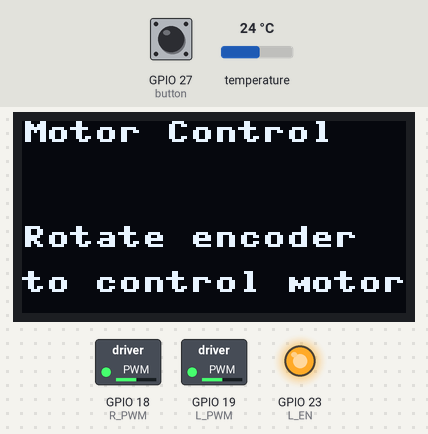
Bench run of a program on a simulated ESP32 board running MicroPython. On the bench: 128×64 one-colour display, switched loads named in the program (green lamp = pin HIGH), output pins drawn as LEDs (lit = HIGH). The inputs (shaded band) are chosen by the test bench; at power-on: GPIO 27 (button) HIGH, temperature 24 °C. Library files of the repository ran but are not shown: ssd1306.py; pins used as bus, display or sensor lines are not drawn.

Above: at 3.3 s.
3.4 s: GPIO 27 (button) pulled LOW for 3.2 s
At 7.2 s:
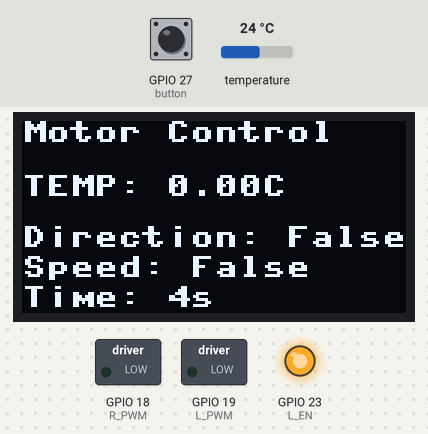
14.5 s: temperature set to 12 °C
At 24.2 s:
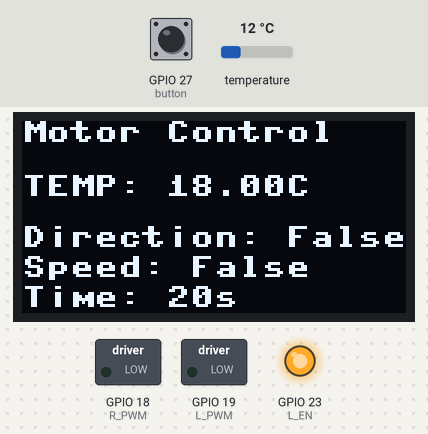
24.5 s: GPIO 27 (button) pulled LOW for 0.15 s
At 25.2 s:
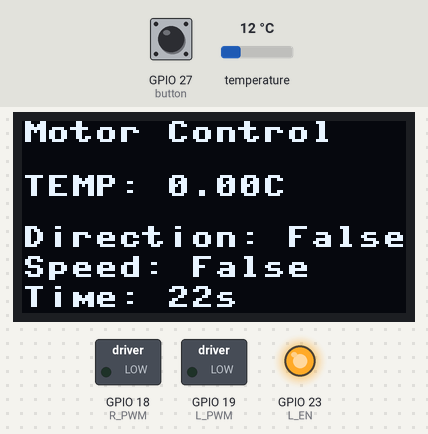
34.5 s: temperature set to 19 °C
At 44.3 s:
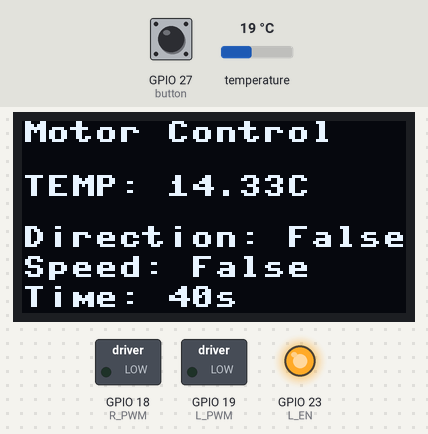
44.6 s: temperature set to 28 °C
At 54.1 s:
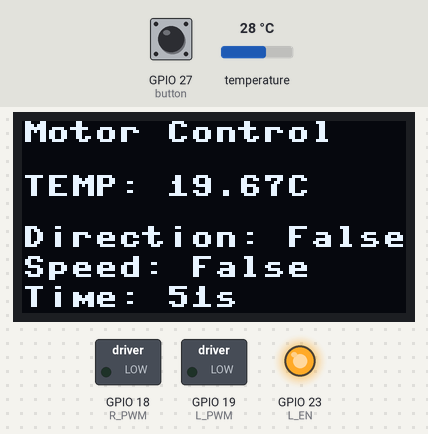
Timing chart, 0 to 55.6 s (numbered marks = the images above; inputs shaded):
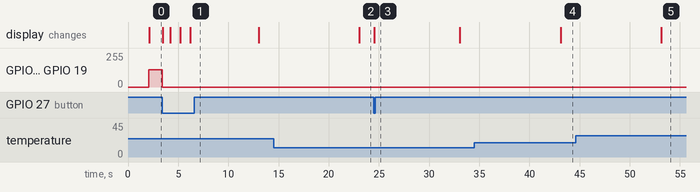

The program:

main.py
```python
from machine import Pin, I2C
import ssd1306, time
# כפתור
button = Pin(27, Pin.IN, Pin.PULL_UP)

# תצוגת OLED
i2c = I2C(0, scl=Pin(22), sda=Pin(21))
oled = ssd1306.SSD1306_I2C(128, 64, i2c)

oled.fill(0)
oled.text("press for PCR", 0, 0)
oled.show()
time.sleep(2)

if button.value() == 0:  # לחיצה התחילה
    import main_pcr
else:
    import manoa_encoder
```

manoa_encoder.py
```python
from machine import Pin, PWM, I2C
import ssd1306
import time
import onewire, ds18x20, math, machine

# אתחול חיישן DS18B20
ds_sensor = ds18x20.DS18X20(onewire.OneWire(machine.Pin(15)))

# פונקציה לחישוב ממוצע מתגלגל
def calculate_moving_average(values, new_value, max_size=3):
    values.append(new_value)
    if len(values) > max_size:
        values.pop(0)
    return sum(values) / len(values)

def read_temperature(temp_history):
    try:
        roms = ds_sensor.scan()
        if not roms:
            return None  # אין חיישן

        ds_sensor.convert_temp()
        time.sleep_ms(750)
        for rom in roms:
            temperature_c = ds_sensor.read_temp(rom)
            return calculate_moving_average(temp_history, temperature_c)
    except Exception as e:
        print("שגיאה בקריאת טמפרטורה:", e)
        return None

# משתנים גלובליים
direction, speed, temp = False, False, False

# הגדרת הפינים של רוטרי אנקודר
clk_pin = Pin(25, Pin.IN, Pin.PULL_UP)
dt_pin = Pin(26, Pin.IN, Pin.PULL_UP)

# הגדרת מנוע
R_EN = Pin(15, Pin.OUT)
R_PWM = PWM(Pin(18))
L_EN = Pin(23, Pin.OUT)
L_PWM = PWM(Pin(19))
R_PWM.freq(5000)
L_PWM.freq(5000)
R_EN.value(1)
L_EN.value(1)

# תצוגת OLED
i2c = I2C(0, scl=Pin(22), sda=Pin(21))
oled = ssd1306.SSD1306_I2C(128, 64, i2c)

# כפתור איפוס
reset_button = Pin(27, Pin.IN, Pin.PULL_UP)

# משתנים לאנקודר
counter = 0
last_clk_state = clk_pin.value()

# עדכון מהירות מנוע
def update_motor_speed(counter):
    speed = min(max(abs(counter), 0), 1023)
    if counter > 0:
        L_PWM.duty(speed)
        R_PWM.duty(0)
        direction = "Right"
    elif counter < 0:
        L_PWM.duty(0)
        R_PWM.duty(speed)
        direction = "Left"
    else:
        L_PWM.duty(0)
        R_PWM.duty(0)
        direction = "Stopped"
    return direction, speed

start_time = time.ticks_ms()  # זמן התחלת הריצה של הקוד

# עדכון מסך OLED
def update_oled_display():
    global direction, speed, temp
    oled.fill(0)
    oled.text("Motor Control", 0, 0)
    oled.text(f"TEMP: {temp:.2f}C" if temp is not None else "TEMP: --", 0, 18)
    oled.text(f"Direction: {direction}", 0, 35)
    oled.text(f"Speed: {speed}", 0, 45)
    # חישוב זמן שעבר
    elapsed_ms = time.ticks_diff(time.ticks_ms(), start_time)
    elapsed_seconds = elapsed_ms // 1000
    oled.text(f"Time: {elapsed_seconds}s", 0, 55)
    oled.show()

# Callback לאנקודר
def rotary_callback(pin):
    global counter, last_clk_state
    clk_state = clk_pin.value()
    dt_state = dt_pin.value()

    if clk_state != last_clk_state:
        if dt_state != clk_state:
            counter += 10
        else:
            counter -= 10
        global direction, speed
        direction, speed = update_motor_speed(counter)
        update_oled_display()

    last_clk_state = clk_state

# איפוס
def reset_system():
    global counter, direction, speed, temp
    counter = 0
    direction, speed, temp = False, False, False
    L_PWM.duty(0)
    R_PWM.duty(0)
    update_oled_display()

# מסך ראשוני
oled.fill(0)
oled.text("Motor Control", 0, 0)
oled.text("Rotate encoder", 0, 35)
oled.text("to control motor", 0, 50)
oled.show()

# הגדרת IRQ לאנקודר
clk_pin.irq(trigger=Pin.IRQ_RISING | Pin.IRQ_FALLING, handler=rotary_callback)

# אתחול היסטוריית טמפרטורה
temp_history = []
last_temp_check = time.ticks_ms()
TEMP_CHECK_INTERVAL = 10000  # 5 שניות

# לולאה ראשית
while True:
    now = time.ticks_ms()

    # קריאת טמפרטורה כל 5 שניות
    if time.ticks_diff(now, last_temp_check) > TEMP_CHECK_INTERVAL:
        last_temp_check = now
        roms = ds_sensor.scan()
        if roms:
            temp = read_temperature(temp_history)
        else:
            temp = False
        update_oled_display()

    if reset_button.value() == 0:
        reset_system()

    time.sleep(0.1)


'''
# קוד לנוע דו כיווני 12 וולט עם מסך ורוטרי אנקודר וכפתור הכל מושלם

from machine import Pin, PWM, I2C
import ssd1306
import time

# הגדרת הפינים של הרוטרי אנקודר
clk_pin = Pin(25, Pin.IN, Pin.PULL_UP)  # CLK
dt_pin = Pin(26, Pin.IN, Pin.PULL_UP)   # DT

# הגדרת הפינים של המנוע
R_EN = Pin(15, Pin.OUT)
R_PWM = PWM(Pin(18))
L_EN = Pin(23, Pin.OUT)
L_PWM = PWM(Pin(19))

# הגדרת תדר ה-PWM
R_PWM.freq(5000)  # תדר 5kHz אפשר גם 5000
L_PWM.freq(5000)  # תדר 5kHz אפשר גם 5000

# אתחול של הפינים
R_EN.value(1)
L_EN.value(1)

# הגדרת תצוגת ה-OLED
i2c = I2C(0, scl=Pin(22), sda=Pin(21))  # הגדרת הפינים ל-SDA ו-SCL
oled_width = 128  # רוחב המסך
oled_height = 64  # גובה המסך
oled = ssd1306.SSD1306_I2C(oled_width, oled_height, i2c)

# הגדרת כפתור האיפוס
reset_button = Pin(27, Pin.IN, Pin.PULL_UP)

# משתנים
counter = 0
last_clk_state = clk_pin.value()

# פונקציה לעדכון מהירות המנוע
def update_motor_speed(counter):
    # הגבלת ערכים של counter ל-0 עד 1023
    speed = min(max(abs(counter), 0), 1023)

    if counter > 0:  # סיבוב קדימה
        L_PWM.duty(speed)
        R_PWM.duty(0)
        direction = "Right"  # כיוון ימינה
    elif counter < 0:  # סיבוב אחורה
        L_PWM.duty(0)
        R_PWM.duty(speed)
        direction = "Left"  # כיוון שמאלה
    else:  # עצירה
        L_PWM.duty(0)
        R_PWM.duty(0)
        direction = "Stopped"  # עצירה

    return direction, speed

# פונקציה לעדכון תצוגת ה-OLED
def update_oled_display(direction, speed):
    oled.fill(0)  # ניקוי המסך
    oled.text("Motor Control", 0, 0)  # כותרת
    oled.text(f"Direction: {direction}", 0, 30)  # כיוון הסיבוב
    oled.text(f"Speed: {speed}", 0, 50)  # מהירות המנוע
    oled.show()  # הצגת התוכן

# פונקציית callback של הרוטרי אנקודר
def rotary_callback(pin):
    global counter, last_clk_state
    clk_state = clk_pin.value()
    dt_state = dt_pin.value()

    if clk_state != last_clk_state:
        if dt_state != clk_state:
            counter += 10  # הגדלה בכיוון חיובי
        else:
            counter -= 10  # הגדלה בכיוון שלילי

        direction, speed = update_motor_speed(counter)
        update_oled_display(direction, speed)

    last_clk_state = clk_state

# פונקציה לאיפוס על ידי הכפתור
def reset_system():
    global counter
    counter = 0
    L_PWM.duty(0)
    R_PWM.duty(0)
    update_oled_display("Stopped", 0)

# הצגת הודעה ראשונית על המסך
oled.fill(0)
oled.text("Motor Control", 0, 0)
oled.text("Rotate encoder", 0, 30)
oled.text("to control motor", 0, 50)
oled.show()

# הגדרת טריגר להפעלת פונקציית callback
clk_pin.irq(trigger=Pin.IRQ_RISING | Pin.IRQ_FALLING, handler=rotary_callback)

# לולאה ראשית
while True:
    if reset_button.value() == 0:  # כפתור לחוץ
        reset_system()
    time.sleep(0.1)  # זמן מנוחה כדי למנוע עומס על המעבד
'''
```

Measured:
- after the input at 3.4 s, GPIO 18 (R_PWM), GPIO 19 (L_PWM): 128/255 → 0/255 at once; the display: first changes after 0.05 s (image 1 shows a later state)
- after the input at 14.5 s, the display: changes after 8.5 s (image 2)
- after the input at 24.5 s, the display: changes after 0.06 s (image 3)
- after the input at 34.5 s, the display: changes after 8.6 s (image 4)
- after the input at 44.6 s, the display: changes after 8.5 s (image 5)
